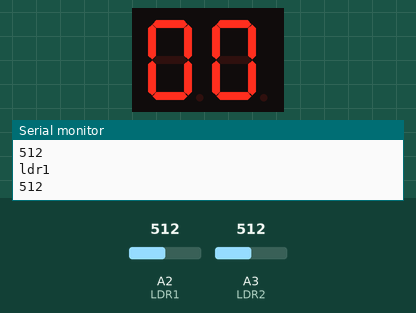
Simulated run of this sketch. Board: Arduino Uno, built with avr-gcc and run on an emulated ATmega328P. On the bench: 2-digit seven-segment display, the last lines printed to the serial monitor. Wiring (inferred from the names in the program): 2-digit 7-segment display, segments lit when HIGH: segments pin 2, pin 3, pin 4, pin 5, pin 6, pin 7, pin 8, pin 9, pin 10, pin 11, pin 12, pin 13, A0, A1. Inputs (shaded band) come from the test bench; at power-on: A3 (LDR2) = 512, A2 (LDR1) = 512. The segment pins are drawn as the display they are named for.

Above: at 1.2 s.
1.3 s: A3 (LDR2) set to 87
4.3 s: A3 (LDR2) set to 75
At 4.9 s:
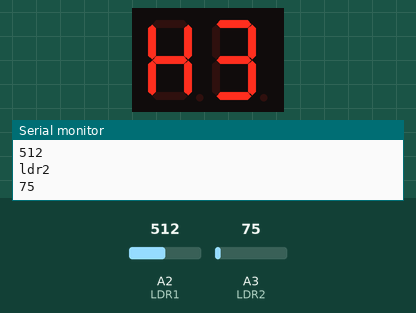
At 5.4 s:
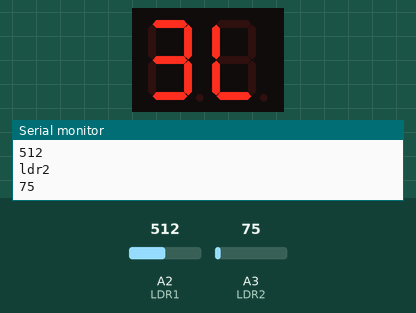
7.3 s: A2 (LDR1) set to 90
10.0 s: A2 (LDR1) set to 73
11.8 s: A3 (LDR2) set to 122
At 14.6 s:
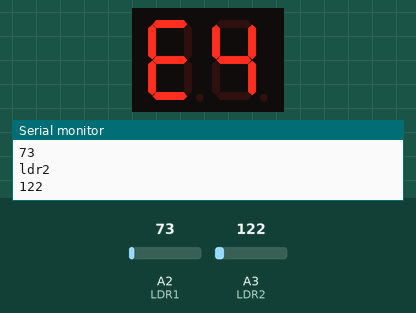
14.8 s: A3 (LDR2) set to 70
At 17.1 s:
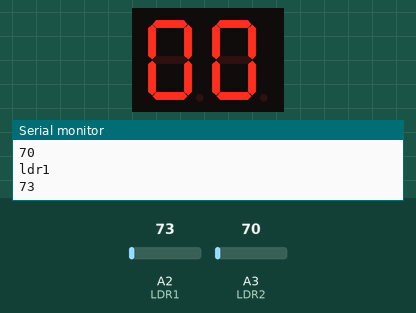
Timing chart, 0 to 18.6 s (numbered marks = the images above; inputs shaded):
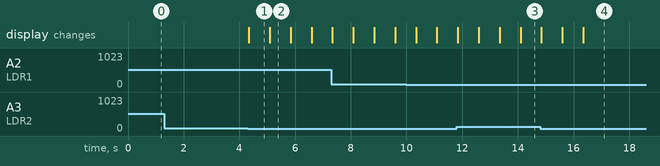

Measured:
- the behaviour switches between 81 and 80 on A3 (LDR2) (found by bisection; images 0 and 1)
- after the input at 4.3 s, the display: changes at once (image 1)
- what the display in image 1 shows lasts 0.8 s, from 4.3 s to 5.1 s

The sketch:

sketch_may15b.ino
```cpp
// Pin definitions
const int LDR1 = A2;
const int LDR2 = A3;

// 7-segment display segment pins
const int segmentPins1[] = {2, 3, 4, 5, 6, 7, 8};
const int segmentPins2[] = {9, 10, 11, 12, 13, A0, A1};

// Characters to be displayed
const byte digits[10][7] = {
  {1, 1, 1, 1, 1, 1, 0}, // 0
  {0, 1, 1, 0, 0, 0, 0}, // 1
  {1, 1, 0, 1, 1, 0, 1}, // 2
  {1, 1, 1, 1, 0, 0, 1}, // 3
  {0, 1, 1, 0, 0, 1, 1}, // 4
  {1, 0, 1, 1, 0, 1, 1}, // 5
  {1, 0, 1, 1, 1, 1, 1}, // 6
  {1, 1, 1, 0, 0, 0, 0}, // 7
  {1, 1, 1, 1, 1, 1, 1}, // 8
  {1, 1, 1, 0, 0, 1, 1}  // 9
};

const byte hello[7][7] = {
  {0, 1, 1, 0, 1, 1, 1}, // H
  {1, 1, 1, 1, 0, 0, 1}, // E
  {0, 0, 0, 1, 1, 1, 0}, // L
  {0, 0, 0, 1, 1, 1, 0}, // L
  {1, 1, 1, 1, 1, 1, 0}, // O
  {0, 0, 0, 0, 0, 0, 0},
  {0, 1, 1, 0, 1, 1, 1} // H

};

const byte bye[5][7] = {
  {0, 0, 1, 1, 1, 1, 1}, // B
  {0, 1, 1, 0, 0, 1, 1}, // Y
  {1, 0, 0, 1, 1, 1, 1}, // E
  {0, 0, 0, 0, 0, 0, 0},
  {0, 0, 1, 1, 1, 1, 1} // B
};

// Function to display a character on a 7-segment display
void displayCharacter(const byte segmentsData[], int segmentPins[]) {
  for (int i = 0; i < 7; i++) {
    digitalWrite(segmentPins[i], segmentsData[i]);
  }
}

// Function to scroll a message


void scrollMessageLTR(const byte message[][7], int messageLength, int segmentPins1[], int segmentPins2[], int delayTime, bool ldr1State, bool ldr2State) {
  int ldr1Value = analogRead(LDR1);
  int ldr2Value = analogRead(LDR2);

  bool ldr1Enabled = ldr1Value > 80; // Adjust threshold as needed
  bool ldr2Enabled = ldr2Value > 80; // Adjust threshold as needed
  for (int i = 0; i <= messageLength - 2; i++) {
    if (ldr1Enabled != ldr1State || ldr2Enabled != ldr2State) {
        return;
    }
    displayCharacter(message[i], segmentPins1);
    displayCharacter(message[i + 1], segmentPins2);
    delay(delayTime);
  }
}

void scrollMessageRTL(const byte message[][7], int messageLength, int segmentPins1[], int segmentPins2[], int delayTime, bool ldr1State, bool ldr2State) {
  int ldr1Value = analogRead(LDR1);
  int ldr2Value = analogRead(LDR2);

  bool ldr1Enabled = ldr1Value > 80; // Adjust threshold as needed
  bool ldr2Enabled = ldr2Value > 80; // Adjust threshold as needed
  for (int i = 0; i <= messageLength - 2; i++) {
    if (ldr1Enabled != ldr1State || ldr2Enabled != ldr2State) {
        return;
    }
    displayCharacter(message[i + 1], segmentPins1);
    displayCharacter(message[i], segmentPins2);
    delay(delayTime);
  }
}

void setup() {
  // Initialize segment pins as outputs
  for (int i = 0; i < 7; i++) {
    pinMode(segmentPins1[i], OUTPUT);
    pinMode(segmentPins2[i], OUTPUT);
  }
  // Initialize LDR pins as inputs
  pinMode(LDR1, INPUT);
  pinMode(LDR2, INPUT);
  Serial.begin(9600);

}

void loop() {
  int ldr1Value = analogRead(LDR1);
  int ldr2Value = analogRead(LDR2);
  Serial.println("ldr1");
  Serial.println(ldr1Value);
  Serial.println("ldr2");
  Serial.println(ldr2Value);

  // Determine if LDRs are enabled
  bool ldr1Enabled = ldr1Value > 80; // Adjust threshold as needed
  bool ldr2Enabled = ldr2Value > 80; // Adjust threshold as needed

  if (ldr1Enabled && !ldr2Enabled) {
    scrollMessageLTR(hello, 7, segmentPins1, segmentPins2, 750, ldr1Enabled, ldr2Enabled);
  } else if (!ldr1Enabled && ldr2Enabled) {
    scrollMessageRTL(bye, 5, segmentPins1, segmentPins2, 750, ldr1Enabled, ldr2Enabled);
  } else {
    displayCharacter(digits[0], segmentPins1);
    displayCharacter(digits[0], segmentPins2);
  }
  // Pause before checking LDRs again
}
```
